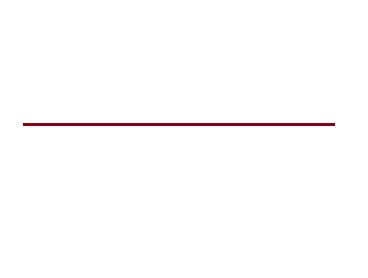
#> input picture AKS/imgg/hor.jpg, 368 x 278 px
$ python horizontalLine.py
#> lines starting #> are read from the running program, lines starting #| are printed output that depends on the picture
import cv2
import numpy as np
import matplotlib.pyplot as plt

# Load the image
image = cv2.imread('imgg/hor.jpg', 0)
#> image: shape (278, 368); min 39, max 255, mean 253.1

# Define a custom horizontal line detection mask
line_mask = np.array([[-1, -1, -1], [2, 2, 2], [-1, -1, -1]])

# Perform convolution to detect horizontal lines
result_image = np.zeros_like(image)
height, width = image.shape
#> height = 278; width = 368
mask_size = line_mask.shape[0]

for i in range(1, height - 1):
    for j in range(1, width - 1):
        tmp_window = image[i - 1:i + 2, j - 1:j + 2]
        convolution_result = np.sum(tmp_window * line_mask)
        result_image[i, j] = convolution_result
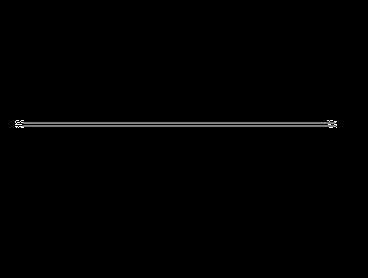
#> result_image: shape (278, 368); min 0, max 255, mean 1.7

# Display the original and horizontal line-detected images
plt.subplot(121), plt.imshow(image, cmap='gray')
plt.title('Original Image')
plt.subplot(122), plt.imshow(result_image, cmap='gray')
plt.title('Horizontal Line-Detected Image')
plt.axis('off')
plt.show()
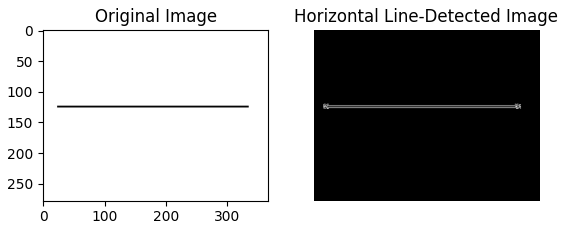
#> figure drawn by matplotlib, 2 panels

$ run again, with AKS/imgg/line.jpg copied over AKS/imgg/hor.jpg
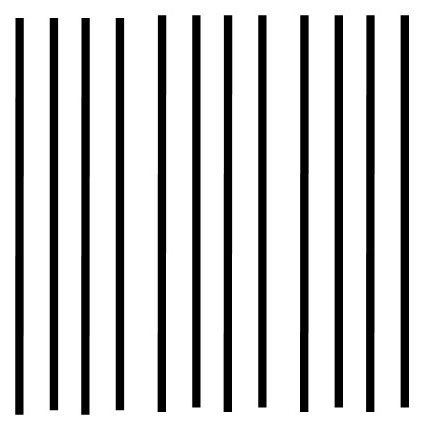
#> input picture AKS/imgg/line.jpg, 430 x 438 px
#> image is the input picture: shape (438, 430); min 0, max 255, mean 201.6
#> after the loop `for i in range(1, height - 1):`:
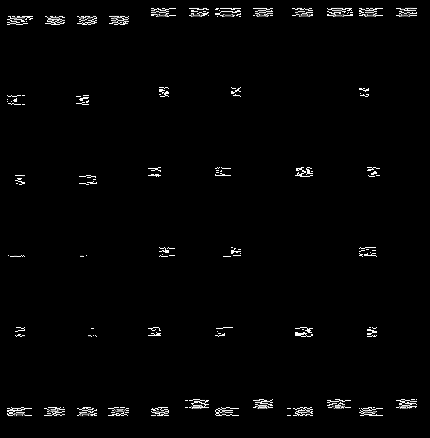
#> result_image: shape (438, 430); min 0, max 255, mean 4.2
#> `plt.show()`:
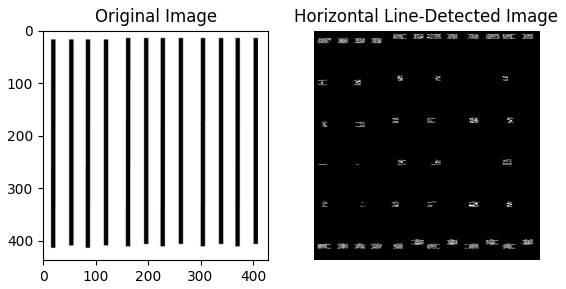
#> figure drawn by matplotlib, 2 panels
